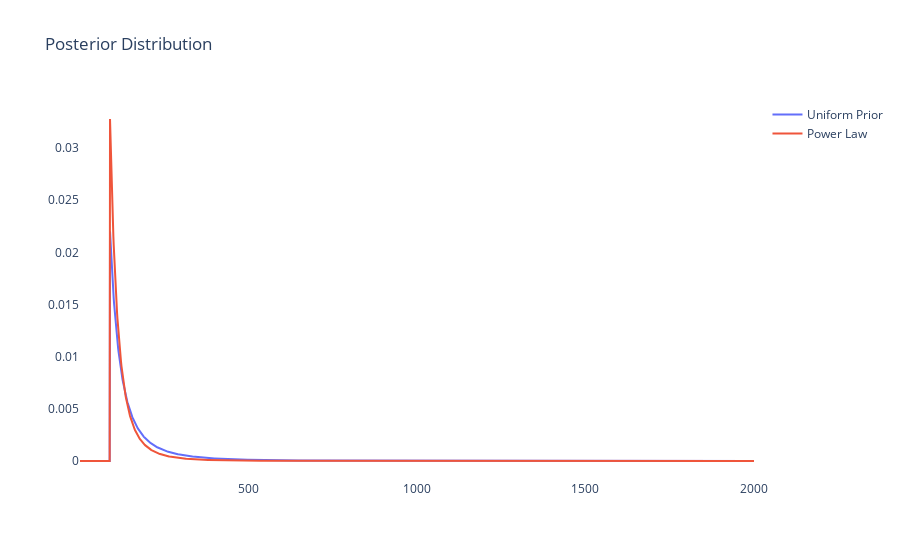

Notebook code cell kept with this figure:
### Code cell
fig = go.Figure()
fig.add_trace(
    go.Line(x = dfu.index,
            y = dfu['posterior'],
            mode='lines',
            name='Uniform Prior'
           )
    )

fig.add_trace(
    go.Line(
        x=dfp.index,
        y=dfp['posterior'],
        mode='lines',
        name='Power Law'
    )
)

fig.update_layout(
    plot_bgcolor='rgba(0,0,0,0)',
    title='Posterior Distribution'
)

fig.show()

### Figure 1 — Plotly figure (JSON) as saved in the notebook; plotly's stock layout.template omitted (floating-point values rounded to 4 significant figures; data arrays with more than 128 entries replaced by an {"elided": "..."} marker saying what was removed)
{"data": [{"mode": "lines", "name": "Uniform Prior", "type": "scatter", "x": {"elided": "2000 int values"}, "y": {"elided": "2000 float values"}}, {"mode": "lines", "name": "Power Law", "type": "scatter", "x": {"elided": "2000 float values"}, "y": {"elided": "2000 float values"}}], "layout": {"plot_bgcolor": "rgba(0,0,0,0)", "title": {"text": "Posterior Distribution"}}}
